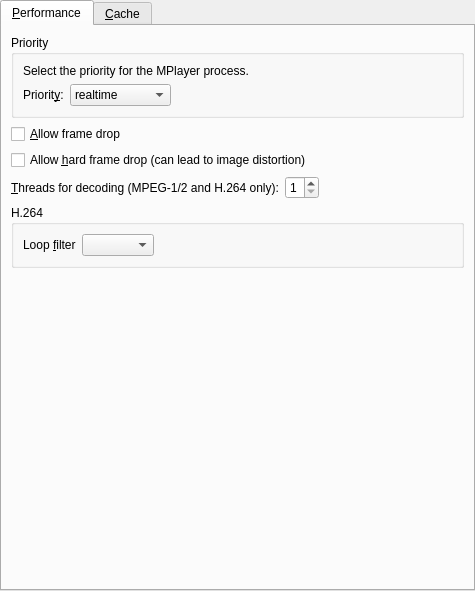
<?xml version="1.0" encoding="UTF-8"?>
<ui version="4.0">
 <class>PrefPerformance</class>
 <widget class="QWidget" name="PrefPerformance">
  <property name="geometry">
   <rect>
    <x>0</x>
    <y>0</y>
    <width>475</width>
    <height>591</height>
   </rect>
  </property>
  <layout class="QVBoxLayout">
   <property name="spacing">
    <number>6</number>
   </property>
   <property name="margin">
    <number>0</number>
   </property>
   <item>
    <widget class="QTabWidget" name="tabWidget">
     <property name="currentIndex">
      <number>0</number>
     </property>
     <widget class="QWidget" name="tab">
      <attribute name="title">
       <string>&amp;Performance</string>
      </attribute>
      <layout class="QVBoxLayout">
       <property name="spacing">
        <number>6</number>
       </property>
       <property name="margin">
        <number>9</number>
       </property>
       <item>
        <widget class="QGroupBox" name="priority_group">
         <property name="title">
          <string>Priority</string>
         </property>
         <layout class="QVBoxLayout">
          <property name="spacing">
           <number>6</number>
          </property>
          <property name="margin">
           <number>9</number>
          </property>
          <item>
           <widget class="QLabel" name="priority_intro_label">
            <property name="text">
             <string>Select the priority for the MPlayer process.</string>
            </property>
            <property name="wordWrap">
             <bool>false</bool>
            </property>
           </widget>
          </item>
          <item>
           <layout class="QHBoxLayout">
            <property name="spacing">
             <number>6</number>
            </property>
            <property name="margin">
             <number>0</number>
            </property>
            <item>
             <widget class="QLabel" name="priority_label">
              <property name="text">
               <string>Priorit&amp;y:</string>
              </property>
              <property name="wordWrap">
               <bool>false</bool>
              </property>
              <property name="buddy">
               <cstring>priority_combo</cstring>
              </property>
             </widget>
            </item>
            <item>
             <widget class="QComboBox" name="priority_combo">
              <item>
               <property name="text">
                <string>realtime</string>
               </property>
              </item>
              <item>
               <property name="text">
                <string>high</string>
               </property>
              </item>
              <item>
               <property name="text">
                <string>abovenormal</string>
               </property>
              </item>
              <item>
               <property name="text">
                <string>normal</string>
               </property>
              </item>
              <item>
               <property name="text">
                <string>belownormal</string>
               </property>
              </item>
              <item>
               <property name="text">
                <string>idle</string>
               </property>
              </item>
             </widget>
            </item>
            <item>
             <spacer>
              <property name="orientation">
               <enum>Qt::Horizontal</enum>
              </property>
              <property name="sizeType">
               <enum>QSizePolicy::Expanding</enum>
              </property>
              <property name="sizeHint" stdset="0">
               <size>
                <width>201</width>
                <height>21</height>
               </size>
              </property>
             </spacer>
            </item>
           </layout>
          </item>
         </layout>
        </widget>
       </item>
       <item>
        <widget class="QCheckBox" name="framedrop_check">
         <property name="text">
          <string>&amp;Allow frame drop</string>
         </property>
        </widget>
       </item>
       <item>
        <widget class="QCheckBox" name="hardframedrop_check">
         <property name="text">
          <string>Allow &amp;hard frame drop (can lead to image distortion)</string>
         </property>
        </widget>
       </item>
       <item>
        <layout class="QHBoxLayout">
         <property name="spacing">
          <number>6</number>
         </property>
         <property name="margin">
          <number>0</number>
         </property>
         <item>
          <widget class="QLabel" name="label_13">
           <property name="text">
            <string>&amp;Threads for decoding (MPEG-1/2 and H.264 only):</string>
           </property>
           <property name="buddy">
            <cstring>threads_spin</cstring>
           </property>
          </widget>
         </item>
         <item>
          <widget class="QSpinBox" name="threads_spin">
           <property name="minimum">
            <number>1</number>
           </property>
           <property name="maximum">
            <number>8</number>
           </property>
           <property name="value">
            <number>1</number>
           </property>
          </widget>
         </item>
         <item>
          <spacer>
           <property name="orientation">
            <enum>Qt::Horizontal</enum>
           </property>
           <property name="sizeHint" stdset="0">
            <size>
             <width>40</width>
             <height>20</height>
            </size>
           </property>
          </spacer>
         </item>
        </layout>
       </item>
       <item>
        <widget class="QGroupBox" name="groupBox">
         <property name="title">
          <string>H.264</string>
         </property>
         <layout class="QVBoxLayout">
          <property name="spacing">
           <number>6</number>
          </property>
          <property name="margin">
           <number>9</number>
          </property>
          <item>
           <layout class="QHBoxLayout">
            <item>
             <widget class="QLabel" name="label_8">
              <property name="text">
               <string>Loop &amp;filter</string>
              </property>
              <property name="buddy">
               <cstring>loopfilter_combo</cstring>
              </property>
             </widget>
            </item>
            <item>
             <widget class="QComboBox" name="loopfilter_combo"/>
            </item>
            <item>
             <spacer>
              <property name="orientation">
               <enum>Qt::Horizontal</enum>
              </property>
              <property name="sizeHint" stdset="0">
               <size>
                <width>40</width>
                <height>20</height>
               </size>
              </property>
             </spacer>
            </item>
           </layout>
          </item>
         </layout>
        </widget>
       </item>
       <item>
        <spacer>
         <property name="orientation">
          <enum>Qt::Vertical</enum>
         </property>
         <property name="sizeHint" stdset="0">
          <size>
           <width>20</width>
           <height>40</height>
          </size>
         </property>
        </spacer>
       </item>
      </layout>
     </widget>
     <widget class="QWidget" name="tab_2">
      <attribute name="title">
       <string>&amp;Cache</string>
      </attribute>
      <layout class="QGridLayout">
       <item row="0" column="0" colspan="4">
        <widget class="QLabel" name="textLabel1_12">
         <property name="text">
          <string>Setting a cache may improve performance on slow media</string>
         </property>
         <property name="wordWrap">
          <bool>false</bool>
         </property>
        </widget>
       </item>
       <item row="1" column="0">
        <widget class="QLabel" name="label_2">
         <property name="text">
          <string>Cache for &amp;local files:</string>
         </property>
         <property name="buddy">
          <cstring>cache_files_spin</cstring>
         </property>
        </widget>
       </item>
       <item row="1" column="1">
        <widget class="QSpinBox" name="cache_files_spin">
         <property name="maximum">
          <number>100000</number>
         </property>
        </widget>
       </item>
       <item row="1" column="2">
        <widget class="QLabel" name="label_3">
         <property name="text">
          <string>KB</string>
         </property>
        </widget>
       </item>
       <item row="1" column="3">
        <spacer>
         <property name="orientation">
          <enum>Qt::Horizontal</enum>
         </property>
         <property name="sizeHint" stdset="0">
          <size>
           <width>211</width>
           <height>20</height>
          </size>
         </property>
        </spacer>
       </item>
       <item row="2" column="0">
        <widget class="QLabel" name="label_4">
         <property name="text">
          <string>Cache for &amp;streams:</string>
         </property>
         <property name="buddy">
          <cstring>cache_streams_spin</cstring>
         </property>
        </widget>
       </item>
       <item row="2" column="1">
        <widget class="QSpinBox" name="cache_streams_spin">
         <property name="maximum">
          <number>100000</number>
         </property>
        </widget>
       </item>
       <item row="2" column="2">
        <widget class="QLabel" name="label_5">
         <property name="text">
          <string>KB</string>
         </property>
        </widget>
       </item>
       <item row="2" column="3">
        <spacer>
         <property name="orientation">
          <enum>Qt::Horizontal</enum>
         </property>
         <property name="sizeHint" stdset="0">
          <size>
           <width>211</width>
           <height>27</height>
          </size>
         </property>
        </spacer>
       </item>
       <item row="3" column="0">
        <widget class="QLabel" name="label_6">
         <property name="text">
          <string>Cache for &amp;DVDs:</string>
         </property>
         <property name="buddy">
          <cstring>cache_dvds_spin</cstring>
         </property>
        </widget>
       </item>
       <item row="3" column="1">
        <widget class="QSpinBox" name="cache_dvds_spin">
         <property name="maximum">
          <number>100000</number>
         </property>
        </widget>
       </item>
       <item row="3" column="2">
        <widget class="QLabel" name="label_7">
         <property name="text">
          <string>KB</string>
         </property>
        </widget>
       </item>
       <item row="3" column="3">
        <spacer>
         <property name="orientation">
          <enum>Qt::Horizontal</enum>
         </property>
         <property name="sizeHint" stdset="0">
          <size>
           <width>211</width>
           <height>27</height>
          </size>
         </property>
        </spacer>
       </item>
       <item row="4" column="0">
        <widget class="QLabel" name="label_9">
         <property name="text">
          <string>Cache for &amp;audio CDs:</string>
         </property>
         <property name="buddy">
          <cstring>cache_cds_spin</cstring>
         </property>
        </widget>
       </item>
       <item row="4" column="1">
        <widget class="QSpinBox" name="cache_cds_spin">
         <property name="maximum">
          <number>100000</number>
         </property>
        </widget>
       </item>
       <item row="4" column="2">
        <widget class="QLabel" name="label_10">
         <property name="text">
          <string>KB</string>
         </property>
        </widget>
       </item>
       <item row="4" column="3">
        <spacer>
         <property name="orientation">
          <enum>Qt::Horizontal</enum>
         </property>
         <property name="sizeHint" stdset="0">
          <size>
           <width>221</width>
           <height>27</height>
          </size>
         </property>
        </spacer>
       </item>
       <item row="5" column="0">
        <widget class="QLabel" name="label_12">
         <property name="text">
          <string>Cache for &amp;VCDs:</string>
         </property>
         <property name="buddy">
          <cstring>cache_vcds_spin</cstring>
         </property>
        </widget>
       </item>
       <item row="5" column="1">
        <widget class="QSpinBox" name="cache_vcds_spin">
         <property name="maximum">
          <number>100000</number>
         </property>
        </widget>
       </item>
       <item row="5" column="2">
        <widget class="QLabel" name="label_11">
         <property name="text">
          <string>KB</string>
         </property>
        </widget>
       </item>
       <item row="5" column="3">
        <spacer>
         <property name="orientation">
          <enum>Qt::Horizontal</enum>
         </property>
         <property name="sizeHint" stdset="0">
          <size>
           <width>201</width>
           <height>27</height>
          </size>
         </property>
        </spacer>
       </item>
       <item row="6" column="0">
        <widget class="QLabel" name="label_14">
         <property name="text">
          <string>Cache for &amp;TV:</string>
         </property>
         <property name="buddy">
          <cstring>cache_tv_spin</cstring>
         </property>
        </widget>
       </item>
       <item row="6" column="1">
        <widget class="QSpinBox" name="cache_tv_spin">
         <property name="maximum">
          <number>100000</number>
         </property>
        </widget>
       </item>
       <item row="6" column="2">
        <widget class="QLabel" name="label_15">
         <property name="text">
          <string>KB</string>
         </property>
        </widget>
       </item>
       <item row="6" column="3">
        <spacer>
         <property name="orientation">
          <enum>Qt::Horizontal</enum>
         </property>
         <property name="sizeHint" stdset="0">
          <size>
           <width>231</width>
           <height>27</height>
          </size>
         </property>
        </spacer>
       </item>
       <item row="7" column="2">
        <spacer>
         <property name="orientation">
          <enum>Qt::Vertical</enum>
         </property>
         <property name="sizeHint" stdset="0">
          <size>
           <width>20</width>
           <height>201</height>
          </size>
         </property>
        </spacer>
       </item>
      </layout>
     </widget>
    </widget>
   </item>
  </layout>
 </widget>
 <tabstops>
  <tabstop>tabWidget</tabstop>
  <tabstop>priority_combo</tabstop>
  <tabstop>framedrop_check</tabstop>
  <tabstop>hardframedrop_check</tabstop>
  <tabstop>threads_spin</tabstop>
  <tabstop>loopfilter_combo</tabstop>
  <tabstop>cache_files_spin</tabstop>
  <tabstop>cache_streams_spin</tabstop>
  <tabstop>cache_dvds_spin</tabstop>
  <tabstop>cache_cds_spin</tabstop>
  <tabstop>cache_vcds_spin</tabstop>
  <tabstop>cache_tv_spin</tabstop>
 </tabstops>
 <resources/>
 <connections/>
</ui>
